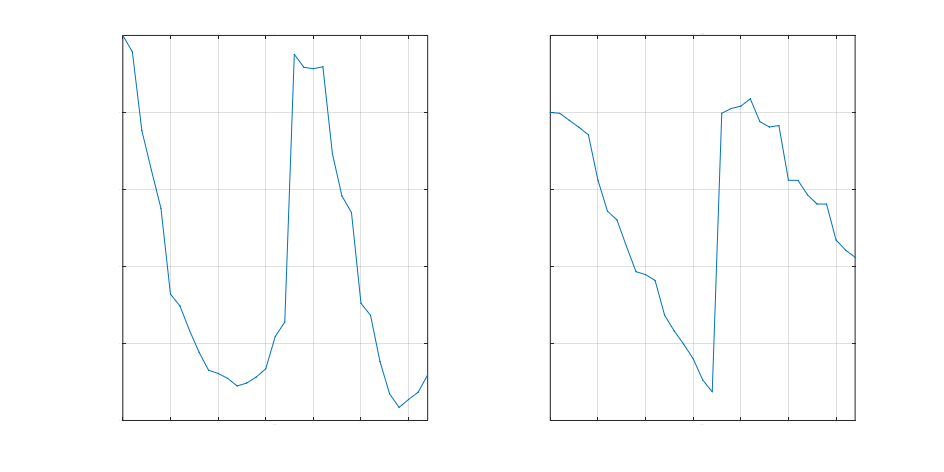
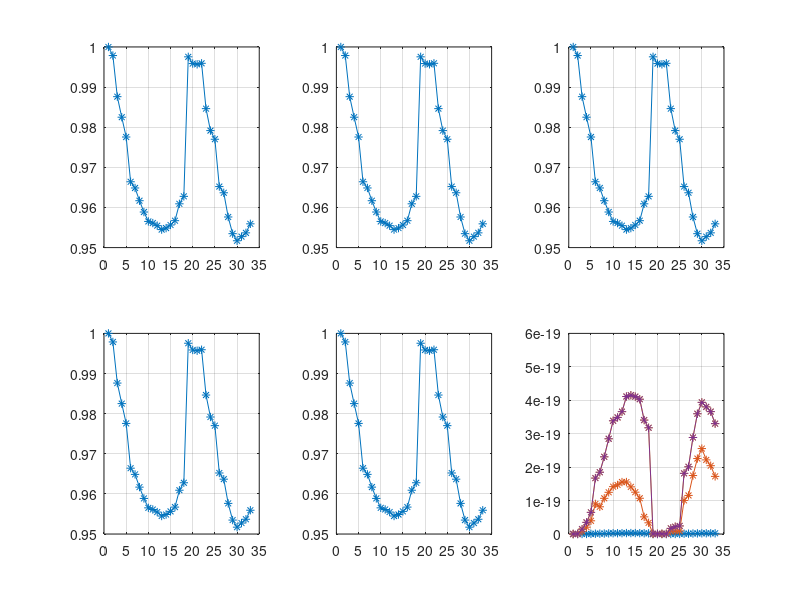
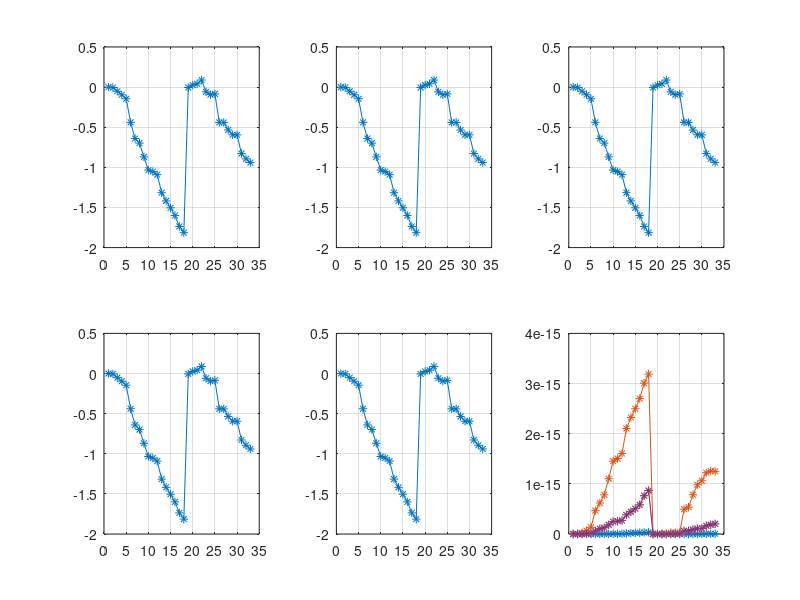

Write MATLAB code to recreate these figures, in order.
%%%%%%%%%%%%%%%%%%%%%%%%%%%%%%%%%%%%%%%%%%%%%%%%%%%%%%%%%
% SIP-I2: Algoritmos para resolver ctos de distribuciOn
% Miguel Parada Contzen
% Conce, mayo 2022
%%%%%%%%%%%%%%%%%%%%%%%%%%%%%%%%%%%%%%%%%%%%%%%%%%%%%%%%%
clear 
close all
clc
fprintf('%%%%%%%%%%%%%%%%%%%%%%%%%%%%%%%%%%%%%%%%%%\n')  
%%%%%%%%%%%%%%%%%%%%%%%%%%%%%%%%%%%%%%%%%%%%%%%%%%%%%%%%%
%DEFINICIONES PARA P1
%%%%%%%%%%%%%%%%%%%%%%%%%%%%%%%%%%%%%%%%%%%%%%%%%%%%%%%%%
% definiciones grales
j = sqrt(-1);
V = 12.66e3;
N = 33-1; %N of buses
NB = 35-3; %N of branches

unos = ones(N,1);
Id   = eye(N,N);
%%%%%%%%%%%%%%%%%%%%%%%%%%%%%%%%%%%%%%%%%%%%%%%%%%%%%%%%%
%TopologIa de circuito
DDD = zeros(NB,N+1);
DDD(01,01) = 1; DDD(01,02) = -1; %branch 1: 1- 2
DDD(02,02) = 1; DDD(02,03) = -1; %branch 2: 2- 3
DDD(03,03) = 1; DDD(03,04) = -1; %branch 3: 3- 4
DDD(04,04) = 1; DDD(04,05) = -1; %branch 4: 4- 5
DDD(05,05) = 1; DDD(05,06) = -1; %branch 5: 5- 6
DDD(06,06) = 1; DDD(06,07) = -1; %branch 6: 6- 7
DDD(07,07) = 1; DDD(07,08) = -1; %branch 7: 7- 8
DDD(08,08) = 1; DDD(08,09) = -1; %branch 8: 8- 9
DDD(09,09) = 1; DDD(09,10) = -1; %branch 9: 9- 10

DDD(10,10) = 1; DDD(10,11) = -1; %branch 10: 10- 11
DDD(11,11) = 1; DDD(11,12) = -1; %branch 11: 11- 12
DDD(12,12) = 1; DDD(12,13) = -1; %branch 12: 12- 13
DDD(13,13) = 1; DDD(13,14) = -1; %branch 13: 13- 14
DDD(14,14) = 1; DDD(14,15) = -1; %branch 14: 14- 15
DDD(15,15) = 1; DDD(15,16) = -1; %branch 15: 15- 16
DDD(16,16) = 1; DDD(16,17) = -1; %branch 16: 16- 17
DDD(17,17) = 1; DDD(17,18) = -1; %branch 17: 17- 18
DDD(18,02) = 1; DDD(18,19) = -1; %branch 18:  2- 19
DDD(19,19) = 1; DDD(19,20) = -1; %branch 19: 19- 20

DDD(20,20) = 1; DDD(20,21) = -1; %branch 20: 20- 21
DDD(21,21) = 1; DDD(21,22) = -1; %branch 21: 21- 22
DDD(22,03) = 1; DDD(22,23) = -1; %branch 22:  3- 23
DDD(23,23) = 1; DDD(23,24) = -1; %branch 23: 23- 24
DDD(24,24) = 1; DDD(24,25) = -1; %branch 24: 24- 25
DDD(25,06) = 1; DDD(25,26) = -1; %branch 25:  6- 16
DDD(26,26) = 1; DDD(26,27) = -1; %branch 26: 26- 27
DDD(27,27) = 1; DDD(27,28) = -1; %branch 27: 27- 28
DDD(28,28) = 1; DDD(28,29) = -1; %branch 28: 28- 29
DDD(29,29) = 1; DDD(29,30) = -1; %branch 29: 29- 30

DDD(30,30) = 1; DDD(30,31) = -1; %branch 30: 30- 31
DDD(31,31) = 1; DDD(31,32) = -1; %branch 31: 31- 32
DDD(32,32) = 1; DDD(32,33) = -1; %branch 32: 32- 33

% DDD(33,21) = 1; DDD(33,08) = -1; %sw branch 33: 21-  8
% DDD(34,12) = 1; DDD(34,22) = -1; %sw branch 34: 12- 22
% DDD(35,25) = 1; DDD(35,29) = -1; %sw branch 35: 25- 29
 
%%%%%%%%%%%%%%%%%%%%%%%%%%%%%%%%%%%%%%%%%%%%%%%%%%%%%%%%%
%impendancias de lInea
WWW = diag(1./[
        0.0922 + 0.0470*j; % branch 1
        0.4930 + 0.2511*j; % branch 2
        0.3660 + 0.1864*j; % branch 3
        0.3811 + 0.1941*j; % branch 4
        0.8190 + 0.7070*j; % branch 5
        0.1872 + 0.6188*j; % branch 6
        0.7114 + 0.2351*j; % branch 7
        1.0300 + 0.7400*j; % branch 8
        1.0440 + 0.7400*j; % branch 9
        0.1966 + 0.0650*j; % branch 10
        0.3744 + 0.1238*j; % branch 11
        1.4680 + 1.1550*j; % branch 12
        0.5416 + 0.7129*j; % branch 13
        0.5910 + 0.5260*j; % branch 14
        0.7463 + 0.5450*j; % branch 15
        1.2890 + 1.7210*j; % branch 16
        0.7320 + 0.5740*j; % branch 17
        0.1640 + 0.1565*j; % branch 18
        1.5042 + 1.3554*j; % branch 19
        0.4095 + 0.4784*j; % branch 20
        0.7089 + 0.9373*j; % branch 21
        0.4512 + 0.3083*j; % branch 22
        0.8980 + 0.7091*j; % branch 23
        0.8960 + 0.7011*j; % branch 24
        0.2030 + 0.1034*j; % branch 25
        0.2842 + 0.1447*j; % branch 26
        1.0590 + 0.9337*j; % branch 27
        0.8042 + 0.7006*j; % branch 28
        0.5075 + 0.2585*j; % branch 29
        0.9744 + 0.9630*j; % branch 30
        0.3105 + 0.3619*j; % branch 31
        0.3410 + 0.5302*j%; % branch 32
%         2.0000 + 2.0000*j; % sw branch 33
%         2.0000 + 2.0000*j; % sw branch 34
%         0.5000 + 0.5000*j; % sw branch 35
    ]);
%%%%%%%%%%%%%%%%%%%%%%%%%%%%%%%%%%%%%%%%%%%%%%%%%%%%%%%%%
%Matrices 
hatYYY = DDD'*WWW*DDD;
Y00    = hatYYY(1,1);
Y0     = diag(hatYYY(1,2:N+1));
YYY    = hatYYY(2:end,2:end);
%%%%%%%%%%%%%%%%%%%%%%%%%%%%%%%%%%%%%%%%%%%%%%%%%%%%%%%%%
%Potencias nominales de carga
Sload = diag([
        0.100 + 0.060*j; %node 1
        0.090 + 0.040*j; %node 2
        0.120 + 0.080*j; %node 3
        0.060 + 0.030*j; %node 4
        0.060 + 0.020*j; %node 5
        0.200 + 0.100*j; %node 6
        0.200 + 0.100*j; %node 7
        0.060 + 0.020*j; %node 8
        0.060 + 0.020*j; %node 9
        0.045 + 0.030*j; %node 10
        0.060 + 0.035*j; %node 11
        0.060 + 0.035*j; %node 12
        0.120 + 0.080*j; %node 13
        0.060 + 0.010*j; %node 14
        0.060 + 0.020*j; %node 15
        0.060 + 0.020*j; %node 16
        0.090 + 0.040*j; %node 17
        0.090 + 0.040*j; %node 18
        0.090 + 0.040*j; %node 19
        0.090 + 0.040*j; %node 20
        0.090 + 0.040*j; %node 21
        0.090 + 0.050*j; %node 22
        0.420 + 0.200*j; %node 23
        0.420 + 0.200*j; %node 24
        0.060 + 0.025*j; %node 25
        0.060 + 0.025*j; %node 26
        0.060 + 0.020*j; %node 27
        0.120 + 0.070*j; %node 28
        0.200 + 0.600*j; %node 29
        0.150 + 0.070*j; %node 30
        0.210 + 0.100*j; %node 31
        0.060 + 0.040*j; %node 32
        ])*1e6;
%%%%%%%%%%%%%%%%%%%%%%%%%%%%%%%%%%%%%%%%%%%%%%%%%%%%%%%%%
% GeneraciOn RES + reactive compensation
Sres = zeros(N,N);
node = 18-1;
Sres(node,node) = 0.2e6 + j*0.4e6;
node = 22-1;
Sres(node,node) = 0.2e6 ;
node = 25-1;
Sres(node,node) = 0.2e6 ;
node = 33-1;
Sres(node,node) = 0.2e6 + j*0.6e6;
%%%%%%%%%%%%%%%%%%%%%%%%%%%%%%%%%%%%%%%%%%%%%%%%%%%%%%%%%
%DEFINICIONES PARA P2 y P3
%%%%%%%%%%%%%%%%%%%%%%%%%%%%%%%%%%%%%%%%%%%%%%%%%%%%%%%%%
% SintonizaciOn algoritmos
tol        = 1e-5; %tolerancia de iteraciones
maxit      = 1000; %N max iteraciones
terminator = 0;%0: h_I; 1: h_P
    fprintf('   No. iteraciones maximas: %i\n',maxit)
    fprintf('   Tolerancia: %e\n',tol)
%%%%%%%%%%%%%%%%%%%%%%%%%%%%%%%%%%%%%%%%%%%%%%%%%%%%%%%%%
% FunciOn exponencial (expm es muy lento?)
my_expmj = @(XXX) diag(  cos(diag(XXX)) + j*sin(diag(XXX)) );
%%%%%%%%%%%%%%%%%%%%%%%%%%%%%%%%%%%%%%%%%%%%%%%%%%%%%%%%%
% Funciones balance de Potencia
h_P = @(VVV)   Sres*unos - Sload*unos - V*conj(Y0)*VVV*unos - VVV*conj(YYY)*conj(VVV)*unos;
A_P = @(VVV)  -V*conj(Y0) - diag(conj(YYY)*conj(VVV)*unos);
B_P = @(VVV)  -VVV*conj(YYY);
C_P = @(AAA,BBB,RRR,Psi)  AAA*my_expmj(Psi) + BBB*my_expmj(-Psi);
D_P = @(AAA,BBB,RRR,Psi)  AAA*j*RRR*my_expmj(Psi) - BBB*j*RRR*my_expmj(-Psi);
%%%%%%%%%%%%%%%%%%%%%%%%%%%%%%%%%%%%%%%%%%%%%%%%%%%%%%%%%
% Funciones balance de Corriente
h_I = @(VVV)  VVV\Sres*unos - VVV\Sload*unos - conj(Y0)*unos*V - conj(YYY)*conj(VVV)*unos;
A_I = @(VVV)  -(VVV^2)\Sres + (VVV^2)\Sload;
B_I = @(VVV)  -conj(YYY);
%%%%%%%%%%%%%%%%%%%%%%%%%%%%%%%%%%%%%%%%%%%%%%%%%%%%%%%%%
% Funciones terminator
if terminator,
    TheEnd = @(VVV) norm(h_P(VVV))<tol;
    fprintf('   Terminator: h_P\n')
else
    TheEnd = @(VVV) norm(h_I(VVV))<tol;
    fprintf('   Terminator: h_I\n')
end
%%%%%%%%%%%%%%%%%%%%%%%%%%%%%%%%%%%%%%%%%%%%%%%%%%%%%%%%%
% condiciones iniciales de estimaciOn para todos los algtmos.
V0   = V*eye(N,N);
R0   = V0;
PSI0 = zeros(N,N);
uw0 = [real(V0)*unos; imag(V0)*unos];
rp0 = [R0*unos; PSI0*unos];
%%%%%%%%%%%%%%%%%%%%%%%%%%%%%%%%%%%%%%%%%%%%%%%%%%%%%%%%%
fprintf('%%%%%%%%%%%%%%%%%%%%%%%%%%%%%%%%%%%%%%%%%%\n')  
%%%%%%%%%%%%%%%%%%%%%%%%%%%%%%%%%%%%%%%%%%%%%%%%%%%%%%%%%
% P2. ALGORITMO 1: NR-clAsico
fprintf('ALGORITMO 1: NR-clAsico\n')
%%%%%%%%%%%%%%%%%%%%%%%%%%%%%%%%%%%%%%%%%%%%%%%%%%%%%%%%%
    % condiciones iniciales
    VV   = V0;
    RR   = R0;
    PSI  = PSI0;
    rp   = rp0;
    %%%%%%%%%%%%%%%%%%%%%%%%%%%%%%%%%%%%%%%%%%%%%%%%%%%%%%%%%
    % iteraciones algoritmo NR-clAsico
    permiso = 1;
    cont    = 0;
    tic;
    while permiso,
        h   = h_P(VV);

        AA  = A_P(VV);
        BB  = B_P(VV);
        CC  = C_P(AA,BB,RR,PSI);
        DD  = D_P(AA,BB,RR,PSI);

        Mtx =  [real(CC), real(DD);
                imag(CC), imag(DD)];
        vtr = -[real(h);
                imag(h)];

        Delta = Mtx\vtr;
        rp    = rp + Delta;
        RR    = diag(rp(1:N));
        PSI   = diag(rp(N+1:end));
        VV    = RR*my_expmj(PSI);

        cont = cont + 1;
        if cont>=maxit,
            permiso = 0;
        end
        if TheEnd(VV),
            permiso = 0;
        end
    end
    elapsedTime = toc;
    %%%%%%%%%%%%%%%%%%%%%%%%%%%%%%%%%%%%%%%%%%%%%%%%%%%%%%%%%
    % Guardar voltajes resultantes
    ve      = VV*unos;
    veAmpu  = abs(ve)/V;
    vePhdeg = angle(ve)*180/pi;
    ve_1    = ve;
    %%%%%%%%%%%%%%%%%%%%%%%%%%%%%%%%%%%%%%%%%%%%%%%%%%%%%%%%%
    %GrAfico de voltajes segUn NR clAsico
    ancho = 200;
    alto  = 200;
    Fontsize = 12;
    
    figure(3)
    subplot(1,2,1)
        plot(0:N,[1;abs(ve_1)/V],'-*')
            box ON
            grid ON
                hAx=gca;  % avoid repetitive function calls
                set(hAx,'xminorgrid','off','yminorgrid','off')
            title('|v| [p.u.]')
            xlabel('bus No.');
            xlim([0,N]);
            set(gca,'FontName','Times New Roman','FontSize',Fontsize);
    subplot(1,2,2)
        plot(0:N,[0;angle(ve_1)*180/pi],'-*')
            box ON
            grid ON
                hAx=gca;  % avoid repetitive function calls
                set(hAx,'xminorgrid','off','yminorgrid','off')
            title('\angle v [deg.]')
            xlabel('bus No.');
            xlim([0,N]);
            set(gca,'FontName','Times New Roman','FontSize',Fontsize);
            
    set(gcf,'PaperUnits','centimeters',...
            'PaperSize',[2*ancho 1*alto],...
            'PaperPosition',[0 0 2*ancho 1*alto]); %[0 0 ancho alto]
    print('-depsc','-r200','v_NRC') % FunciOn para guardar .eps 
    %%%%%%%%%%%%%%%%%%%%%%%%%%%%%%%%%%%%%%%%%%%%%%%%%%%%%%%%%
    % presentar resultados
    figure(1)
    subplot(2,3,1)
    plot([1;veAmpu],'*-')
    grid ON
    
    figure(2)
    subplot(2,3,1)
    plot([0;vePhdeg],'*-')
    grid ON
    
    fprintf('   No. iteraciones: %i\n',cont)
    fprintf('   Tiempo: %1.1f [ms]\n',elapsedTime*1000)
    fprintf('   ||h_I||: %1.4e\n',norm(h_I(VV)))
    output = sprintf('& %1.1f & %i & %1.2e \n', elapsedTime*1000, cont, norm(h_I(VV)));
%%%%%%%%%%%%%%%%%%%%%%%%%%%%%%%%%%%%%%%%%%%%%%%%%%%%%%%%%
fprintf('%%%%%%%%%%%%%%%%%%%%%%%%%%%%%%%%%%%%%%%%%%\n')  
%%%%%%%%%%%%%%%%%%%%%%%%%%%%%%%%%%%%%%%%%%%%%%%%%%%%%%%%%
% P3: otros algoritmos y comparar
%%%%%%%%%%%%%%%%%%%%%%%%%%%%%%%%%%%%%%%%%%%%%%%%%%%%%%%%%
% ALGORITMO 2: NR-UW
fprintf('ALGORITMO 2: NR-UW\n')
%%%%%%%%%%%%%%%%%%%%%%%%%%%%%%%%%%%%%%%%%%%%%%%%%%%%%%%%%
    % condiciones iniciales
    VV   = V0;
    uw   = uw0;
    %%%%%%%%%%%%%%%%%%%%%%%%%%%%%%%%%%%%%%%%%%%%%%%%%%%%%%%%%
    % iteraciones algoritmo NR-UW
    permiso = 1;
    cont    = 0;
    tic;
    while permiso,
        h   = h_P(VV);

        AA  = A_P(VV);
        BB  = B_P(VV);

        Mtx =  [real(AA+BB), -imag(AA-BB);
                imag(AA+BB),  real(AA-BB)];
        vtr = -[real(h);
                imag(h)];

        Delta = Mtx\vtr;
        uw    = uw + Delta;
        VV    = diag(uw(1:N)) + j*diag(uw(N+1:end));

        cont = cont + 1;
        if cont>=maxit,
            permiso = 0;
        end
        if TheEnd(VV),
            permiso = 0;
        end
    end
    elapsedTime = toc;
    %%%%%%%%%%%%%%%%%%%%%%%%%%%%%%%%%%%%%%%%%%%%%%%%%%%%%%%%%
    % Guardar voltajes resultantes
    ve      = VV*unos;
    veAmpu  = abs(ve)/V;
    vePhdeg = angle(ve)*180/pi;
    ve_2    = ve;
    %%%%%%%%%%%%%%%%%%%%%%%%%%%%%%%%%%%%%%%%%%%%%%%%%%%%%%%%%
    % presentar resultados
    figure(1)
    subplot(2,3,2)
    plot([1;veAmpu],'*-')
    grid ON
    
    figure(2)
    subplot(2,3,2)
    plot([0;vePhdeg],'*-')
    grid ON
    
    fprintf('   No. iteraciones: %i\n',cont)
    fprintf('   Tiempo: %1.1f [ms]\n',elapsedTime*1000)
    fprintf('   ||h_I||: %1.4e\n',norm(h_I(VV)))
    output = [output, sprintf('& %1.1f & %i & %1.2e \n', elapsedTime*1000, cont, norm(h_I(VV)))];
%%%%%%%%%%%%%%%%%%%%%%%%%%%%%%%%%%%%%%%%%%%%%%%%%%%%%%%%%
fprintf('%%%%%%%%%%%%%%%%%%%%%%%%%%%%%%%%%%%%%%%%%%\n')  
%%%%%%%%%%%%%%%%%%%%%%%%%%%%%%%%%%%%%%%%%%%%%%%%%%%%%%%%%
% ALGORITMO 3: NR-IUW
fprintf('ALGORITMO 3: NR-IUW\n')
%%%%%%%%%%%%%%%%%%%%%%%%%%%%%%%%%%%%%%%%%%%%%%%%%%%%%%%%%
    % condiciones iniciales
    VV   = V0;
    uw   = uw0;
    %%%%%%%%%%%%%%%%%%%%%%%%%%%%%%%%%%%%%%%%%%%%%%%%%%%%%%%%%
    % iteraciones algoritmo NR-IUW
    permiso = 1;
    cont    = 0;
    tic;
    while permiso,
        h   = h_I(VV);

        AA  = A_I(VV);
        BB  = B_I(VV);

        Mtx =  [real(AA+BB), -imag(AA-BB);
                imag(AA+BB),  real(AA-BB)];
        vtr = -[real(h);
                imag(h)];

        Delta = Mtx\vtr;
        uw    = uw + Delta;
        VV    = diag(uw(1:N)) + j*diag(uw(N+1:end));

        cont = cont + 1;
        if cont>=maxit,
            permiso = 0;
        end
        if TheEnd(VV),
            permiso = 0;
        end
    end
    elapsedTime = toc;
    %%%%%%%%%%%%%%%%%%%%%%%%%%%%%%%%%%%%%%%%%%%%%%%%%%%%%%%%%
    % Guardar voltajes resultantes
    ve      = VV*unos;
    veAmpu  = abs(ve)/V;
    vePhdeg = angle(ve)*180/pi;
    ve_3    = ve;
    %%%%%%%%%%%%%%%%%%%%%%%%%%%%%%%%%%%%%%%%%%%%%%%%%%%%%%%%%
    % presentar resultados
    figure(1)
    subplot(2,3,3)
    plot([1;veAmpu],'*-')
    grid ON
    
    figure(2)
    subplot(2,3,3)
    plot([0;vePhdeg],'*-')
    grid ON
    
    fprintf('   No. iteraciones: %i\n',cont)
    fprintf('   Tiempo: %1.1f [ms]\n',elapsedTime*1000)
    fprintf('   ||h_I||: %1.4e\n',norm(h_I(VV)))
    output = [output, sprintf('& %1.1f & %i & %1.2e \n', elapsedTime*1000, cont, norm(h_I(VV)))];
%%%%%%%%%%%%%%%%%%%%%%%%%%%%%%%%%%%%%%%%%%%%%%%%%%%%%%%%%
fprintf('%%%%%%%%%%%%%%%%%%%%%%%%%%%%%%%%%%%%%%%%%%\n')  
%%%%%%%%%%%%%%%%%%%%%%%%%%%%%%%%%%%%%%%%%%%%%%%%%%%%%%%%%
% ALGORITMO 4: NR-IUWsimpl
fprintf('ALGORITMO 4: NR-IUWsimpl\n')
%%%%%%%%%%%%%%%%%%%%%%%%%%%%%%%%%%%%%%%%%%%%%%%%%%%%%%%%%
    % condiciones iniciales
    VV   = V0;
    uw   = uw0;
    %%%%%%%%%%%%%%%%%%%%%%%%%%%%%%%%%%%%%%%%%%%%%%%%%%%%%%%%%
    % iteraciones algoritmo NR-UW
    permiso = 1;
    cont    = 0;
    tic;
    Mtx = [-real(YYY), imag(YYY);
            imag(YYY), real(YYY)];
    invMtx = Mtx\eye(size(Mtx));
    elapsedTimeMtx = toc;
    tic;
    while permiso,
        h   = h_I(VV);
        
        vtr = -[real(h);
                imag(h)];

        Delta = invMtx*vtr;
        uw    = uw + Delta;
        VV    = diag(uw(1:N)) + j*diag(uw(N+1:end));

        cont = cont + 1;
        if cont>=maxit,
            permiso = 0;
        end
        if TheEnd(VV),
            permiso = 0;
        end
    end
    elapsedTime = toc;
    %%%%%%%%%%%%%%%%%%%%%%%%%%%%%%%%%%%%%%%%%%%%%%%%%%%%%%%%%
    % Guardar voltajes resultantes
    ve      = VV*unos;
    veAmpu  = abs(ve)/V;
    vePhdeg = angle(ve)*180/pi;
    ve_4    = ve;
    %%%%%%%%%%%%%%%%%%%%%%%%%%%%%%%%%%%%%%%%%%%%%%%%%%%%%%%%%
    % presentar resultados
    figure(1)
    subplot(2,3,4)
    plot([1;veAmpu],'*-')
    grid ON
    
    figure(2)
    subplot(2,3,4)
    plot([0;vePhdeg],'*-')
    grid ON
    
    fprintf('   No. iteraciones: %i\n',cont)
    fprintf('   Tiempo Mtx: %1.1f [ms]\n',elapsedTimeMtx*1000)
    fprintf('   Tiempo iter: %1.1f [ms]\n',elapsedTime*1000)
    fprintf('   Tiempo total: %1.1f [ms]\n',(elapsedTime+elapsedTimeMtx)*1000)
    fprintf('   ||h_I||: %1.4e\n',norm(h_I(VV)))
    output = [output, sprintf('& %1.1f & %i & %1.2e \n', elapsedTime*1000, cont, norm(h_I(VV)))];
%%%%%%%%%%%%%%%%%%%%%%%%%%%%%%%%%%%%%%%%%%%%%%%%%%%%%%%%%
fprintf('%%%%%%%%%%%%%%%%%%%%%%%%%%%%%%%%%%%%%%%%%%\n')  
%%%%%%%%%%%%%%%%%%%%%%%%%%%%%%%%%%%%%%%%%%%%%%%%%%%%%%%%%
% ALGORITMO 5: NR-Corrientes sucesivas
fprintf('ALGORITMO 5: NR-Corrientes sucesivas\n')
%%%%%%%%%%%%%%%%%%%%%%%%%%%%%%%%%%%%%%%%%%%%%%%%%%%%%%%%%
    % condiciones iniciales
    VV   = V0;
    ve   = VV*unos;
    sss  = (Sres-Sload)*unos;
    %%%%%%%%%%%%%%%%%%%%%%%%%%%%%%%%%%%%%%%%%%%%%%%%%%%%%%%%%
    % iteraciones algoritmo NR-Corrientes sucesivas
    permiso = 1;
    cont    = 0;
    tic;
    invMtx = YYY\eye(size(YYY));
    bbb    = invMtx*Y0*unos*V;
    elapsedTimeMtx = toc;
    tic;
    while permiso,
        iii   = conj(sss./ve);
        ve   = invMtx *iii - bbb ;
        VV    = diag(ve);

        cont = cont + 1;
        if cont>=maxit,
            permiso = 0;
        end
        if TheEnd(VV),
            permiso = 0;
        end
    end
    elapsedTime = toc;
    %%%%%%%%%%%%%%%%%%%%%%%%%%%%%%%%%%%%%%%%%%%%%%%%%%%%%%%%%
    % Guardar voltajes resultantes
    ve      = VV*unos;
    veAmpu  = abs(ve)/V;
    vePhdeg = angle(ve)*180/pi;
    ve_5    = ve;
    %%%%%%%%%%%%%%%%%%%%%%%%%%%%%%%%%%%%%%%%%%%%%%%%%%%%%%%%%
    % presentar resultados segUn numeraciOn paper
    figure(1)
    subplot(2,3,5)
    plot([1;veAmpu],'*-')
    grid ON
    
    figure(2)
    subplot(2,3,5)
    plot([0;vePhdeg],'*-')
    grid ON
    
    fprintf('   No. iteraciones: %i\n',cont)
    fprintf('   Tiempo Mtx: %1.1f [ms]\n',elapsedTimeMtx*1000)
    fprintf('   Tiempo iter: %1.1f [ms]\n',elapsedTime*1000)
    fprintf('   Tiempo total: %1.1f [ms]\n',(elapsedTime+elapsedTimeMtx)*1000)
    fprintf('   ||h_I||: %1.4e\n',norm(h_I(VV)))
    output = [output, sprintf('& %1.1f & %i & %1.2e \n', elapsedTime*1000, cont, norm(h_I(VV)))];
%%%%%%%%%%%%%%%%%%%%%%%%%%%%%%%%%%%%%%%%%%%%%%%%%%%%%%%%%
fprintf('%%%%%%%%%%%%%%%%%%%%%%%%%%%%%%%%%%%%%%%%%%\n') 
%%%%%%%%%%%%%%%%%%%%%%%%%%%%%%%%%%%%%%%%%%%%%%%%%%%%%%%%% 
%presentar todos los voltajes
    veAmpu_1  = abs(ve_1)/V;
    vePhdeg_1 = angle(ve_1)*180/pi;
    veAmpu_2  = abs(ve_2)/V;
    vePhdeg_2 = angle(ve_2)*180/pi;
    veAmpu_3  = abs(ve_3)/V;
    vePhdeg_3 = angle(ve_3)*180/pi;
    veAmpu_4  = abs(ve_4)/V;
    vePhdeg_4 = angle(ve_4)*180/pi;
    veAmpu_5  = abs(ve_5)/V;
    vePhdeg_5 = angle(ve_5)*180/pi;
    
    e2Am_12 = ([1;veAmpu_1]-[1;veAmpu_2]).^2;
    fprintf('   Error Am acumulado 1-2: %e\n',sum(e2Am_12))
    e2Am_13 = ([1;veAmpu_1]-[1;veAmpu_3]).^2;
    fprintf('   Error Am acumulado 1-3: %e\n',sum(e2Am_13))
    e2Am_14 = ([1;veAmpu_1]-[1;veAmpu_4]).^2;
    fprintf('   Error Am acumulado 1-4: %e\n',sum(e2Am_14))
    e2Am_15 = ([1;veAmpu_1]-[1;veAmpu_5]).^2;
    fprintf('   Error Am acumulado 1-5: %e\n',sum(e2Am_15))
    
    e2Ph_12 = ([1;vePhdeg_1]-[1;vePhdeg_2]).^2;
    e2Ph_13 = ([1;vePhdeg_1]-[1;vePhdeg_3]).^2;
    e2Ph_14 = ([1;vePhdeg_1]-[1;vePhdeg_4]).^2;
    e2Ph_15 = ([1;vePhdeg_1]-[1;vePhdeg_5]).^2;
    
    ii = 1:N+1;
    % presentar resultados de todos segUn numeraciOn paper
    figure(1)
    subplot(2,3,6)
    plot(ii,e2Am_12,'-*',ii,e2Am_13,'-*',ii,e2Am_14,'-*',ii,e2Am_15,'-*')
    grid ON
    
    figure(2)
    subplot(2,3,6)
    plot(ii,e2Ph_12,'-*',ii,e2Ph_13,'-*',ii,e2Ph_14,'-*',ii,e2Ph_15,'-*')
    grid ON
%%%%%%%%%%%%%%%%%%%%%%%%%%%%%%%%%%%%%%%%%%%%%%%%%%%%%%%%%
fprintf('%%%%%%%%%%%%%%%%%%%%%%%%%%%%%%%%%%%%%%%%%%\n') 
%%%%%%%%%%%%%%%%%%%%%%%%%%%%%%%%%%%%%%%%%%%%%%%%%%%%%%%%% 
%imprimir output
disp(output)
%%%%%%%%%%%%%%%%%%%%%%%%%%%%%%%%%%%%%%%%%%%%%%%%%%%%%%%%%
fprintf('%%%%%%%%%%%%%%%%%%%%%%%%%%%%%%%%%%%%%%%%%%\n') 
%%%%%%%%%%%%%%%%%%%%%%%%%%%%%%%%%%%%%%%%%%%%%%%%%%%%%%%%%
    
    
